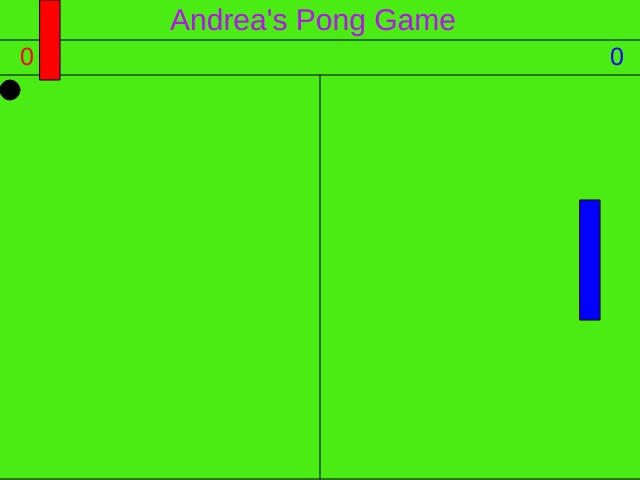
Frame 1 (no input)
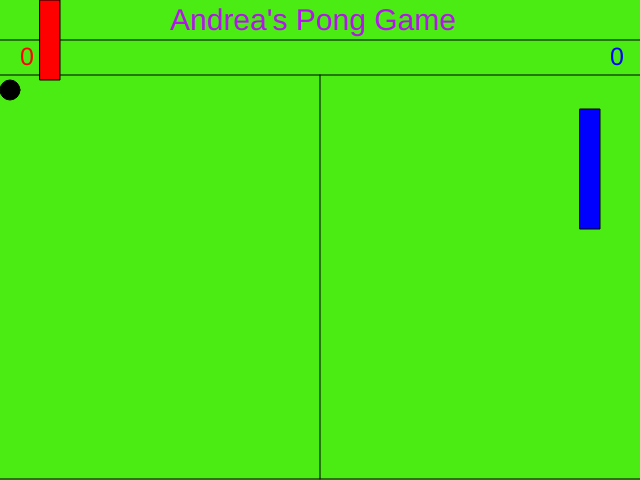
Frame 60 (no input)
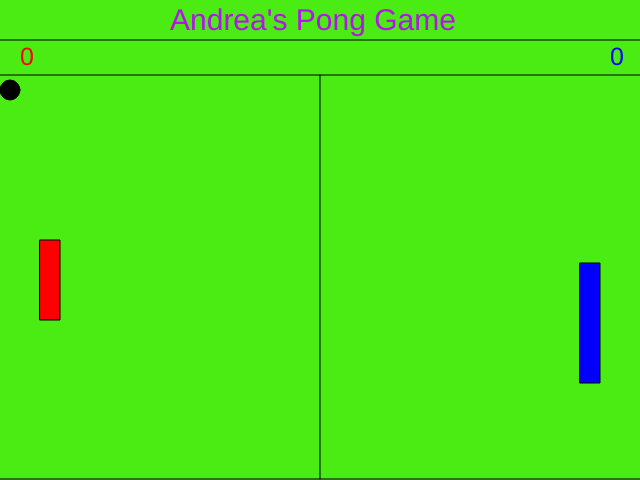
Frame 120 (the mouse pressed at the canvas centre since frame 60)

The p5.js sketch that drew these frames (run headless with seeded random() and noise() and a simulated clock; from frame 60 on, the mouse is pressed at the canvas centre):

// p5.js sketch
// ── sketch.js
/*Test Game
Andrea Thompson
2017-04-13*/

var scoreA = 0;
var scoreB = 0;

var topY = 75;
var bottomY = 479;

var posX = 10;
var posY = 90;

var speedX = 0;
var speedY = 0;

var opponentY = 200;
var opponentSpeed = 7;



function setup() {
  createCanvas(640, 480);
}

function draw() {
  
  background(75,236,19);
  noStroke;
  fill(180,19,236);
  
  textSize(30);
  text("Andrea's Pong Game", 170, 30); //title
  
  line(0, 40, 640, 40);
  
  textSize(25);
  fill(255, 0, 0);
  text(scoreA, 20, 65); //player's score
  
  fill(0, 0, 255);
  text(scoreB, 610, 65); //opponent's score
  
  line (0, topY, 640, topY); //top edge of court 
  line(320, topY, 320, bottomY); //middle line
  line(0, bottomY, 640, bottomY); //bottom edge of court
  
  fill(0);
  ellipse(posX, posY, 20, 20); //the ball
  
  fill(255, 0, 0);
  rect(40, mouseY, 20, 80); //player's paddle
  
  fill(0, 0, 255);
  rect(580, opponentY, 20, 120); //opponent's paddle
  
  opponentY = opponentY + opponentSpeed; //the opponent's paddle moves
  if(opponentY >= bottomY - 120 || opponentY <= topY) { //the opponent's paddle switchs directions
	  opponentSpeed = -opponentSpeed;
  }  
  
  posX = posX + speedX;
  posY = posY + speedY;
  
  if(posY + 10 >= bottomY || posY - 10 <= topY) {//if the ball hits the top or bottom of the court, it bounces off
	  speedY = - speedY;
  }
  
  if(posX <= 0) { //if the ball goes off the opponent's side, the player gets a point and the serve
	  posX = 630;
	  posY = 90;
	  scoreB = scoreB + 1;
	  
	  
	  
  }
  
  if (posX >= 640) { //if the ball goes off the player's side, the opponent gets a point and the serve
	  posX = 10;
	  posY = 90;
	  scoreA = scoreA + 1;
	  speedX = 0;
	  speedY = 0;
  }
 
 
 posX = posX + speedX; //the ball moves
 posY = posY + speedY;
 
 if ((posX <= 70) && (posY >= mouseY) && (posY <= (mouseY + 80))) { //if the ball hits the player's paddle, it bounces off
	 speedX = -speedX;
 }
 
 if (posX >= 580 && posY >= opponentY && posY <= opponentY + 120) { //if the ball hits the opponent's paddle it bounces off
	 speedX = -speedX;
 }
 
 if(scoreA >= 10) {
	 fill(255, 0, 0);
	 textSize(20);
	 text("YOU WIN!", 250, 65);
	 
 }
 if(scoreB >= 10) {
	 fill(0, 0, 255);
	 textSize(20);
	 text("YOU LOSE!", 240, 65);
	
 }
	

}
function mouseClicked() { //if the mouse is clicked, the player serves
	speedX = 4;
	speedY = 4;
}
